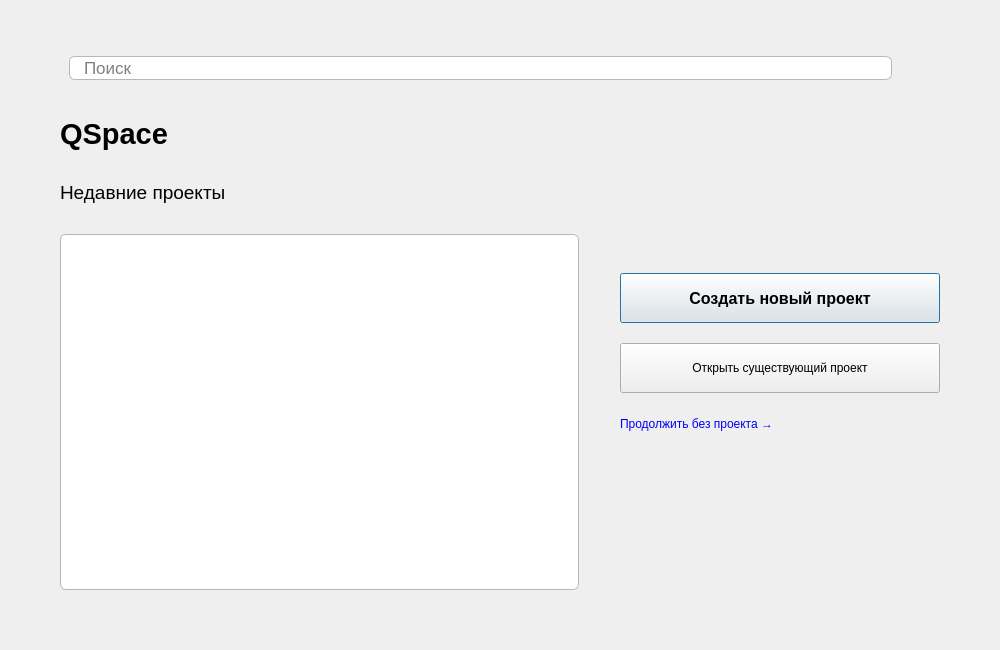
<?xml version="1.0" encoding="UTF-8"?>
<ui version="4.0">
 <class>StartDialog</class>
 <widget class="QDialog" name="StartDialog">
  <property name="geometry">
   <rect>
    <x>0</x>
    <y>0</y>
    <width>1000</width>
    <height>650</height>
   </rect>
  </property>
  <property name="minimumSize">
   <size>
    <width>800</width>
    <height>550</height>
   </size>
  </property>
  <property name="windowTitle">
   <string>QSpace</string>
  </property>
  <layout class="QVBoxLayout" name="verticalLayout_main">
   <property name="spacing">
    <number>20</number>
   </property>
   <property name="leftMargin">
    <number>60</number>
   </property>
   <property name="topMargin">
    <number>40</number>
   </property>
   <property name="rightMargin">
    <number>60</number>
   </property>
   <property name="bottomMargin">
    <number>60</number>
   </property>
   <item>
    <widget class="QWidget" name="widget_search" native="true">
     <property name="minimumSize">
      <size>
       <width>0</width>
       <height>40</height>
      </size>
     </property>
     <layout class="QHBoxLayout" name="searchLayout">
      <property name="spacing">
       <number>0</number>
      </property>
      <item>
       <widget class="QLineEdit" name="lineEdit_search">
        <property name="styleSheet">
         <string notr="true">
          QLineEdit {
            border: 1px solid palette(mid);
            border-radius: 6px;
            padding-left: 12px;
            padding-right: 40px;
            background-color: palette(base);
            color: palette(text);
            font-size: 13pt;
          }
          QLineEdit:focus {
            border: 2px solid palette(highlight);
          }
         </string>
        </property>
        <property name="placeholderText">
         <string>Поиск</string>
        </property>
        <property name="clearButtonEnabled">
         <bool>true</bool>
        </property>
       </widget>
      </item>
      <item>
       <widget class="QToolButton" name="toolButton_search">
        <property name="cursor">
         <cursorShape>PointingHandCursor</cursorShape>
        </property>
        <property name="styleSheet">
         <string notr="true">
          QToolButton {
            border: none;
            background: transparent;
            padding: 8px;
          }
          QToolButton:hover {
            background: rgba(128, 128, 128, 0.2);
            border-radius: 4px;
          }
         </string>
        </property>
        <property name="icon">
         <iconset theme="search"/>
        </property>
        <property name="iconSize">
         <size>
          <width>20</width>
          <height>20</height>
         </size>
        </property>
       </widget>
      </item>
     </layout>
    </widget>
   </item>
   <item>
    <layout class="QHBoxLayout" name="mainLayout">
     <property name="spacing">
      <number>41</number>
     </property>
     <item>
      <layout class="QVBoxLayout" name="leftLayout">
       <property name="spacing">
        <number>30</number>
       </property>
       <item>
        <widget class="QLabel" name="label_title">
         <property name="font">
          <font>
           <pointsize>22</pointsize>
           <bold>true</bold>
          </font>
         </property>
         <property name="text">
          <string>QSpace</string>
         </property>
        </widget>
       </item>
       <item>
        <widget class="QLabel" name="label_recent">
         <property name="font">
          <font>
           <pointsize>14</pointsize>
          </font>
         </property>
         <property name="text">
          <string>Недавние проекты</string>
         </property>
        </widget>
       </item>
       <item>
        <widget class="QListWidget" name="listWidget_recent">
         <property name="styleSheet">
          <string notr="true">
           QListWidget {
             background-color: palette(base);
             color: palette(text);
             border: 1px solid palette(mid);
             border-radius: 6px;
             padding: 4px;
           }
           QListWidget::item {
             padding: 10px 8px;
             border-bottom: 1px solid palette(midlight);
           }
           QListWidget::item:last {
             border-bottom: none;
           }
           QListWidget::item:selected {
             background-color: palette(highlight);
             color: palette(highlighted-text);
           }
           QListWidget::item:alternate {
             background-color: palette(alternate-base);
           }
          </string>
         </property>
         <property name="alternatingRowColors">
          <bool>true</bool>
         </property>
        </widget>
       </item>
      </layout>
     </item>
     <item>
      <layout class="QVBoxLayout" name="rightLayout">
       <property name="spacing">
        <number>20</number>
       </property>
       <item>
        <spacer name="topSpacer">
         <property name="orientation">
          <enum>Qt::Orientation::Vertical</enum>
         </property>
         <property name="sizeType">
          <enum>QSizePolicy::Policy::Expanding</enum>
         </property>
         <property name="sizeHint" stdset="0">
          <size>
           <width>0</width>
           <height>0</height>
          </size>
         </property>
        </spacer>
       </item>
       <item>
        <widget class="QPushButton" name="btn_new_project">
         <property name="minimumSize">
          <size>
           <width>320</width>
           <height>50</height>
          </size>
         </property>
         <property name="font">
          <font>
           <pointsize>12</pointsize>
           <bold>true</bold>
          </font>
         </property>
         <property name="text">
          <string>Создать новый проект</string>
         </property>
        </widget>
       </item>
       <item>
        <widget class="QPushButton" name="btn_open_project">
         <property name="minimumSize">
          <size>
           <width>320</width>
           <height>50</height>
          </size>
         </property>
         <property name="text">
          <string>Открыть существующий проект</string>
         </property>
        </widget>
       </item>
       <item>
        <widget class="QPushButton" name="btn_continue">
         <property name="styleSheet">
          <string notr="true">
           color: palette(link);
           text-align: left;
           padding: 4px 0;
           background: transparent;
           border: none;
          </string>
         </property>
         <property name="text">
          <string>Продолжить без проекта →</string>
         </property>
         <property name="flat">
          <bool>true</bool>
         </property>
        </widget>
       </item>
       <item>
        <spacer name="bottomSpacer">
         <property name="orientation">
          <enum>Qt::Orientation::Vertical</enum>
         </property>
         <property name="sizeType">
          <enum>QSizePolicy::Policy::Expanding</enum>
         </property>
         <property name="sizeHint" stdset="0">
          <size>
           <width>0</width>
           <height>0</height>
          </size>
         </property>
        </spacer>
       </item>
      </layout>
     </item>
    </layout>
   </item>
  </layout>
 </widget>
 <resources/>
 <connections/>
</ui>
